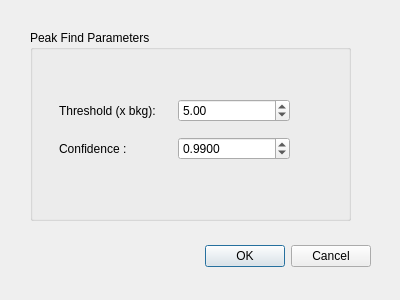
<?xml version="1.0" encoding="UTF-8"?>
<ui version="4.0">
 <class>DialogPeakFind</class>
 <widget class="QDialog" name="DialogPeakFind">
  <property name="windowModality">
   <enum>Qt::WindowModal</enum>
  </property>
  <property name="geometry">
   <rect>
    <x>0</x>
    <y>0</y>
    <width>400</width>
    <height>300</height>
   </rect>
  </property>
  <property name="windowTitle">
   <string>Dialog</string>
  </property>
  <widget class="QDialogButtonBox" name="buttonBox">
   <property name="geometry">
    <rect>
     <x>30</x>
     <y>240</y>
     <width>341</width>
     <height>32</height>
    </rect>
   </property>
   <property name="orientation">
    <enum>Qt::Horizontal</enum>
   </property>
   <property name="standardButtons">
    <set>QDialogButtonBox::Cancel|QDialogButtonBox::Ok</set>
   </property>
  </widget>
  <widget class="QGroupBox" name="groupBox">
   <property name="geometry">
    <rect>
     <x>30</x>
     <y>30</y>
     <width>321</width>
     <height>191</height>
    </rect>
   </property>
   <property name="title">
    <string>Peak Find Parameters</string>
   </property>
   <widget class="QWidget" name="gridLayoutWidget">
    <property name="geometry">
     <rect>
      <x>29</x>
      <y>60</y>
      <width>231</width>
      <height>80</height>
     </rect>
    </property>
    <layout class="QGridLayout" name="gridLayout">
     <item row="1" column="0">
      <widget class="QLabel" name="confidenceLabel">
       <property name="text">
        <string>Confidence : </string>
       </property>
      </widget>
     </item>
     <item row="1" column="1">
      <widget class="QDoubleSpinBox" name="confidenceSpinBox">
       <property name="decimals">
        <number>4</number>
       </property>
       <property name="maximum">
        <double>1.000000000000000</double>
       </property>
       <property name="value">
        <double>0.990000000000000</double>
       </property>
      </widget>
     </item>
     <item row="0" column="0">
      <widget class="QLabel" name="thresholdLabel">
       <property name="text">
        <string>Threshold (x bkg): </string>
       </property>
      </widget>
     </item>
     <item row="0" column="1">
      <widget class="QDoubleSpinBox" name="thresholdSpinBox">
       <property name="minimum">
        <double>1.500000000000000</double>
       </property>
       <property name="maximum">
        <double>100000.000000000000000</double>
       </property>
       <property name="value">
        <double>5.000000000000000</double>
       </property>
      </widget>
     </item>
    </layout>
   </widget>
  </widget>
 </widget>
 <resources/>
 <connections>
  <connection>
   <sender>buttonBox</sender>
   <signal>accepted()</signal>
   <receiver>DialogPeakFind</receiver>
   <slot>accept()</slot>
   <hints>
    <hint type="sourcelabel">
     <x>248</x>
     <y>254</y>
    </hint>
    <hint type="destinationlabel">
     <x>157</x>
     <y>274</y>
    </hint>
   </hints>
  </connection>
  <connection>
   <sender>buttonBox</sender>
   <signal>rejected()</signal>
   <receiver>DialogPeakFind</receiver>
   <slot>reject()</slot>
   <hints>
    <hint type="sourcelabel">
     <x>316</x>
     <y>260</y>
    </hint>
    <hint type="destinationlabel">
     <x>286</x>
     <y>274</y>
    </hint>
   </hints>
  </connection>
 </connections>
</ui>
